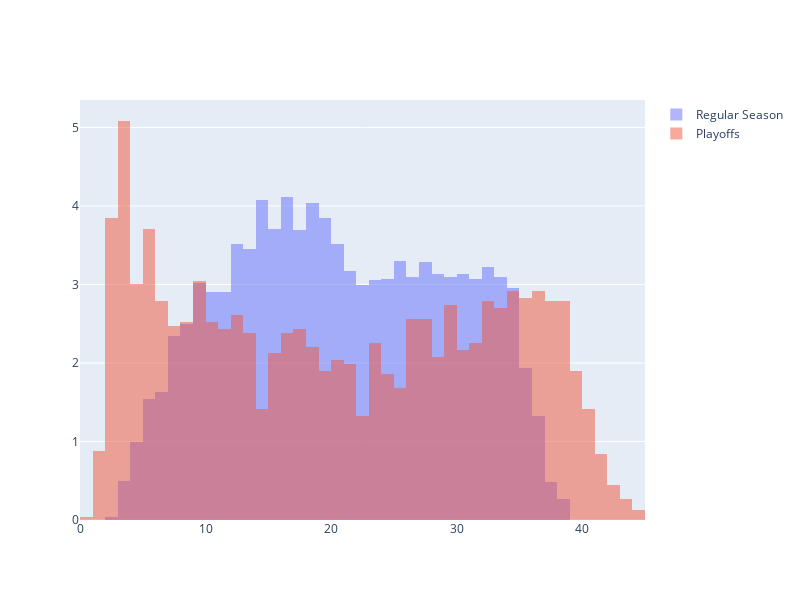

Write notebook code for a chart like this one.
### Code cell
# Create overlapping histograms to compare distribution of playoff minutes vs distribution of regular season minutes

fig = go.Figure()
fig.add_trace(go.Histogram(x=hist_data(rs_df, 50, 5), histnorm='percent', name='Regular Season', xbins={'start':0,'end':46,'size':1}))
fig.add_trace(go.Histogram(x=hist_data(po_df, 5, 1), histnorm='percent', name='Playoffs', xbins={'start':0,'end':46,'size':1}))
fig.update_layout(
    barmode='overlay',
    autosize=False,
    width=800,  # Adjust the width as desired
    height=600,  # Adjust the height as desired
)
fig.update_traces(opacity=0.5)
fig.show()

### Figure 1 — Plotly figure (JSON) as saved in the notebook; plotly's stock layout.template omitted (floating-point values rounded to 4 significant figures; data arrays with more than 128 entries replaced by an {"elided": "..."} marker saying what was removed)
{"data": [{"histnorm": "percent", "name": "Regular Season", "opacity": 0.5, "type": "histogram", "x": {"elided": "5206 float values"}, "xbins": {"end": 46, "size": 1, "start": 0}}, {"histnorm": "percent", "name": "Playoffs", "opacity": 0.5, "type": "histogram", "x": {"elided": "2263 float values"}, "xbins": {"end": 46, "size": 1, "start": 0}}], "layout": {"autosize": false, "barmode": "overlay", "height": 600, "width": 800, "xaxis": {"autorange": true, "range": [0, 45], "type": "linear"}, "yaxis": {"autorange": true, "range": [0, 5.349]}}}
